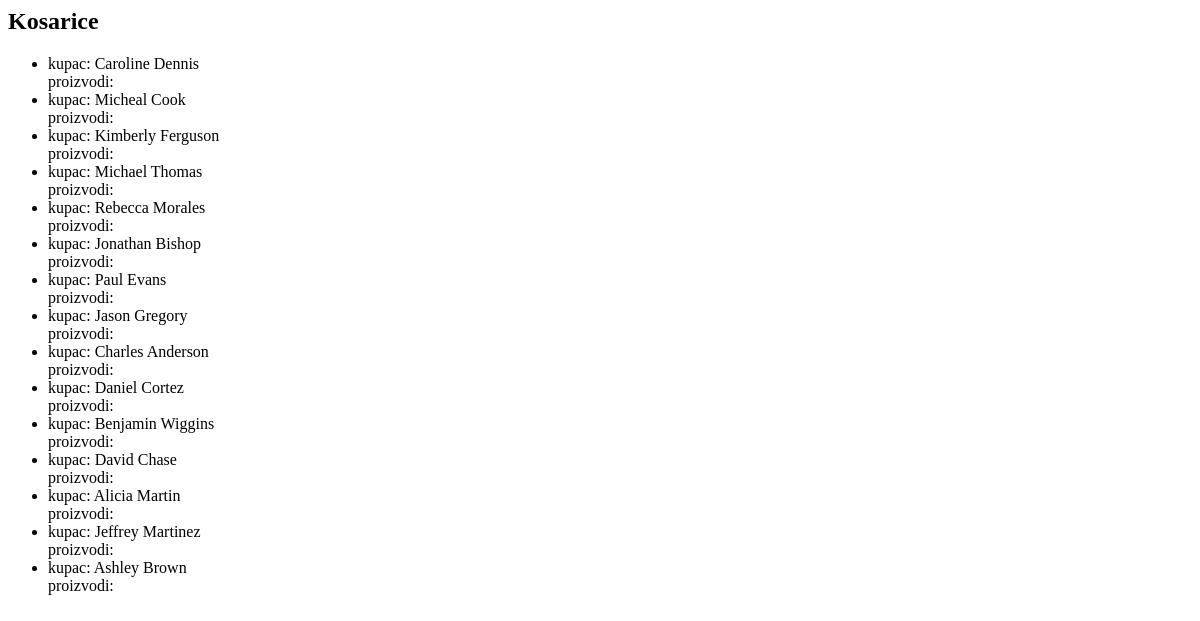
The app's page /kosarice/, older data.
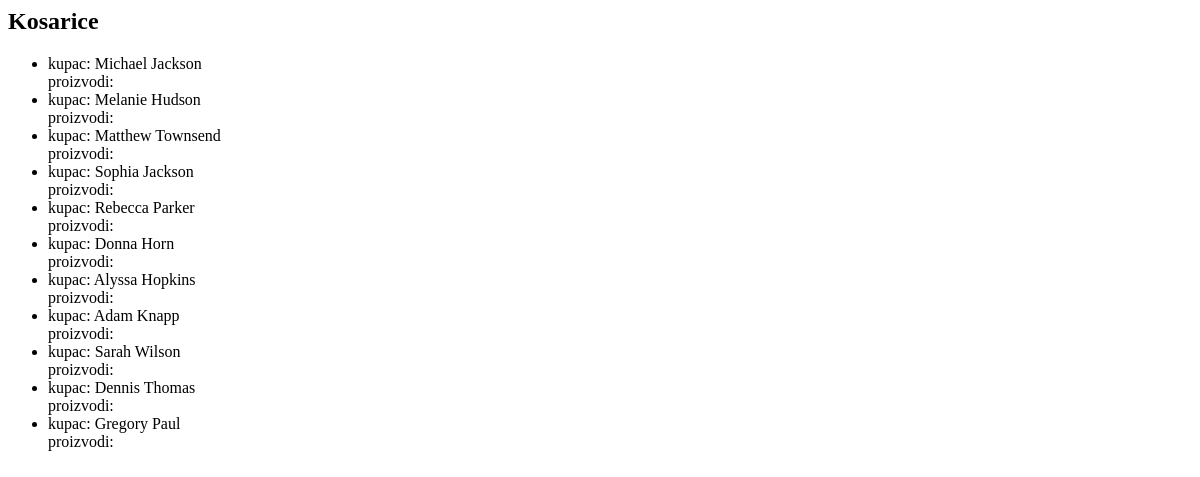
The same page, newer data.
### main/models.py (models this page shows, shortened)
class Kosarica(models.Model):
    proizvodi = models.ManyToManyField(Proizvod)
    kupac = models.ForeignKey(Kupac, on_delete=models.CASCADE)

class Kupac(models.Model):
    ime = models.CharField(max_length=100)
    prezime = models.CharField(max_length=100)
    def __str__(self):
        return self.ime+' '+self.prezime

### main/views.py (the view)
# urls.py: path('kosarice/', KosaricaListView.as_view()),
class KosaricaListView(ListView):
    model = Kosarica

### templates/main/kosarica_list.html (shortened to what this page needs)
{% block content %}
    <h2>Kosarice</h2>
    <ul>
        {% for kosarica in object_list %}
            <li>
                kupac: {{ kosarica.kupac }}
                proizvodi:
            </li>
        {% endfor %}
    </ul>
{% endblock %}

Row changes from the older to the newer data that the page shows:
removed Kosarica: kupac "Caroline Dennis"
removed Kosarica: kupac "Micheal Cook"
removed Kosarica: kupac "Kimberly Ferguson"
removed Kosarica: kupac "Michael Thomas"
removed Kosarica: kupac "Rebecca Morales"
removed Kosarica: kupac "Jonathan Bishop"
removed Kosarica: kupac "Paul Evans"
removed Kosarica: kupac "Jason Gregory"
removed Kosarica: kupac "Charles Anderson"
removed Kosarica: kupac "Daniel Cortez"
removed Kosarica: kupac "Benjamin Wiggins"
removed Kosarica: kupac "David Chase"
removed Kosarica: kupac "Alicia Martin"
removed Kosarica: kupac "Jeffrey Martinez"
removed Kosarica: kupac "Ashley Brown"
added Kosarica: kupac "Michael Jackson"
added Kosarica: kupac "Melanie Hudson"
added Kosarica: kupac "Matthew Townsend"
added Kosarica: kupac "Sophia Jackson"
added Kosarica: kupac "Rebecca Parker"
added Kosarica: kupac "Donna Horn"
added Kosarica: kupac "Alyssa Hopkins"
added Kosarica: kupac "Adam Knapp"
added Kosarica: kupac "Sarah Wilson"
added Kosarica: kupac "Dennis Thomas"
added Kosarica: kupac "Gregory Paul"
